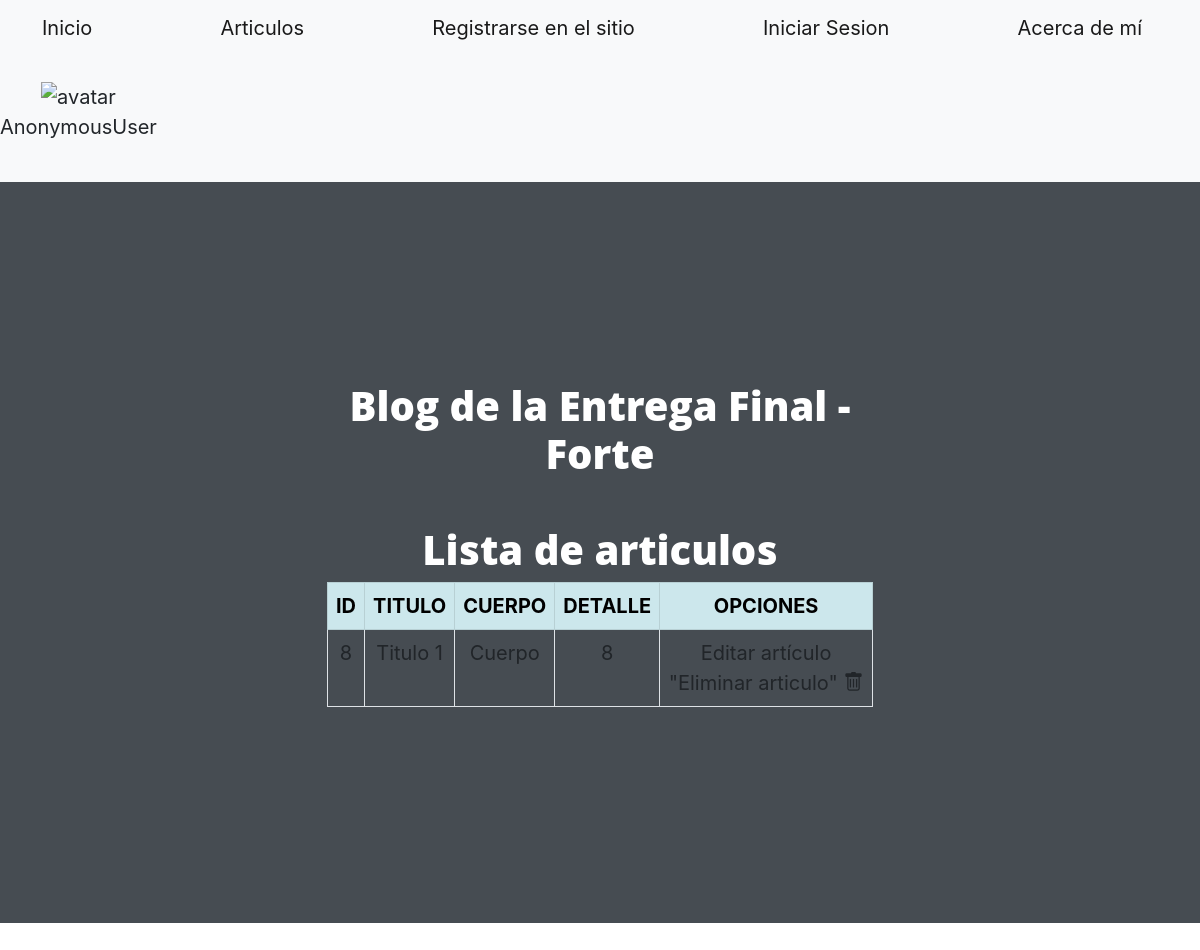
Page /AppBlog/pages/ on the earlier database version.
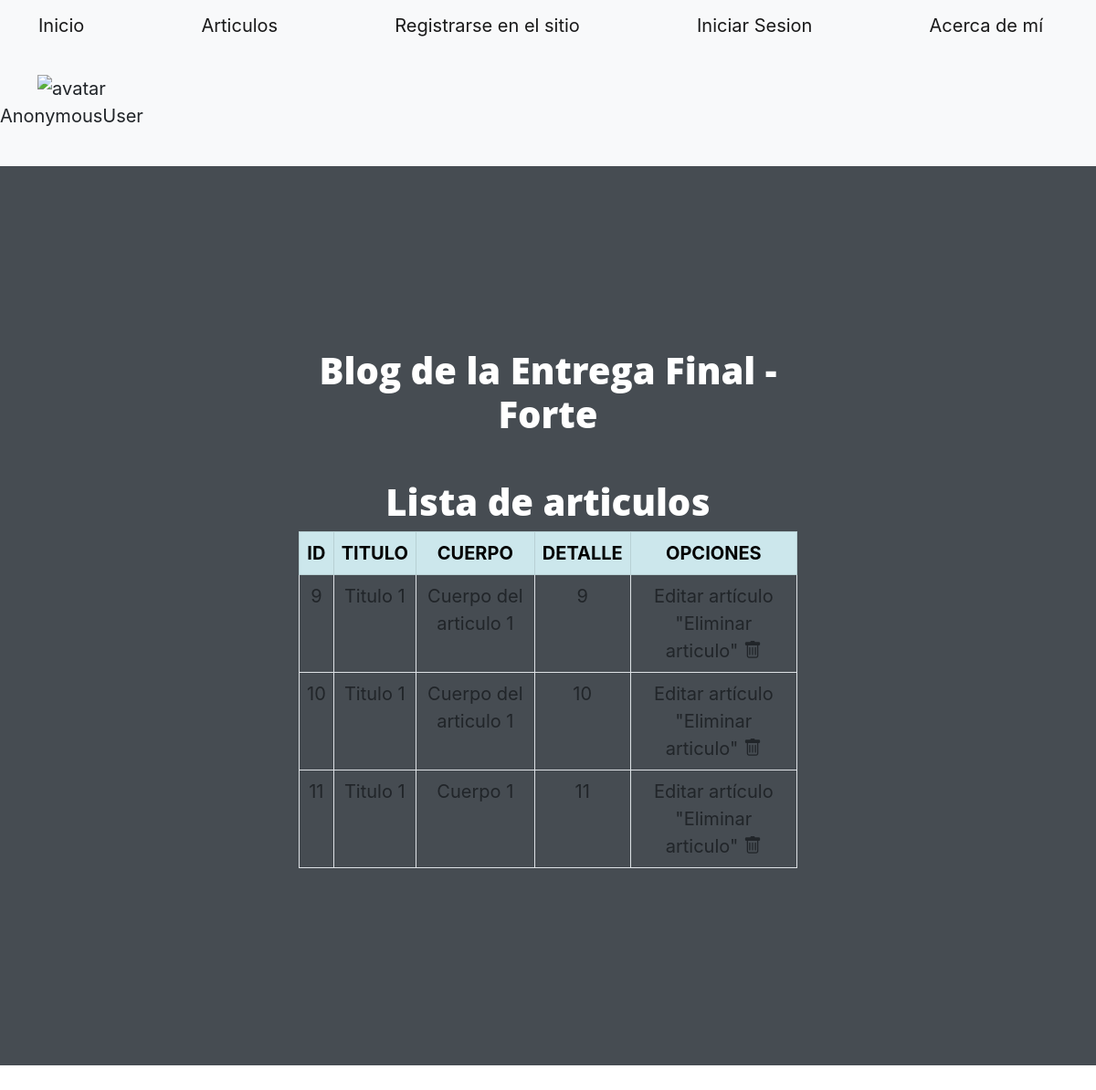
Same page on the later database version.
### AppBlog/models.py (models this page shows, shortened)
class Articulo(models.Model):
    titulo=models.CharField(max_length=999)
    subtitulo=models.CharField(max_length=999)
    cuerpo=models.TextField()
    fecha=models.DateField(null=False, blank=False, auto_now_add=True)
    autor=models.CharField(max_length=255)

### AppBlog/views.py (the view)
# urls.py: path('pages/',ArticuloListView.as_view(), name='Articulos'),
class ArticuloListView(ListView):
    model = Articulo
    template_name = 'AppBlog/lista_articulos.html'
    context_object_name = 'articulos'

### AppBlog/Templates/AppBlog/lista_articulos.html (shortened to what this page needs)
{% extends "AppBlog/base.html" %}
{% load static %}
{% block content %}
<section>
  <div>
    <h1>Lista de articulos</h1>
<table class="table table-bordered" >
<thead class="table-primary">
<tr>
  <th>ID</th>
  <th>TITULO</th>
  <th>CUERPO</th>
  <th>DETALLE</th>
  <th>OPCIONES</th>
</tr>
</thead>
<tbody>
{% for articulo in object_list %}
<tr>
  <td>{{articulo.id}}</td>
  <td>{{articulo.titulo}}</td>
  <td>{{articulo.cuerpo}}</td>
  <td><a href="{% url 'detalle_articulo' articulo.id %}">{{ articulo.id}} </a></td>
  <td> <a href="{% url 'editar_articulo' articulo.id %}">Editar artículo</a>
  <a href="{% url 'borrar_articulo' articulo.id %}"> "Eliminar articulo"
      <i class="bi bi-trash"></i> </td>
</tr>
    <tbody>
{% empty %}
<p>No hay entradas aún.</p>
{% endfor %}
</table>
  </div>
</section>
{% endblock %}

### AppBlog/Templates/AppBlog/base.html (shortened to what this page needs)
{% load static %}
<!DOCTYPE html>
<html lang="en">
    <head>
        <link href="https://cdn.jsdelivr.net/npm/bootstrap-icons@1.5.0/font/bootstrap-icons.css" rel="stylesheet" type="text/css" />
        <link href="{% static 'AppBlog\css\styles.css' %}" rel="stylesheet" />
    </head>
    <body>
        <nav class="navbar navbar-light bg-light static-top">
            <div class="container">
                <a class="navbar-brand" href="{% url 'Inicio' %}">Inicio</a>
                <a class="navbar-brand" href="{% url 'Articulos' %}">Articulos</a>
                <a class="navbar-brand" href="{% url 'registro' %}"> Registrarse en el sitio</a>
                <a class="navbar-brand" href="{% url 'login' %}">Iniciar Sesion </a>
                <a class="navbar-brand" href="{% url 'About' %}">Acerca de mí</a>
            </div>
            <div>
                <p style="text-align:center;"><img src="{{ user.avatar.imagen.url }}"alt="avatar" width=50, height=50,/>
                <br> {{user}}
            </div>
</nav>
        <header class="masthead">
            <div class="container position-relative">
                <div class="row justify-content-center">
                    <div class="col-xl-6">
                        <div class="text-center text-white">
                            <h1 class="mb-5">Blog de la Entrega Final - Forte </h1>
{% block content %}
{% endblock %}
    </body>
</html>

Differences in the rows shown:
removed Articulo: id "8", titulo "Titulo 1", cuerpo "Cuerpo"
added Articulo: id "9", titulo "Titulo 1", cuerpo "Cuerpo del articulo 1"
added Articulo: id "10", titulo "Titulo 1", cuerpo "Cuerpo del articulo 1"
added Articulo: id "11", titulo "Titulo 1", cuerpo "Cuerpo 1"
